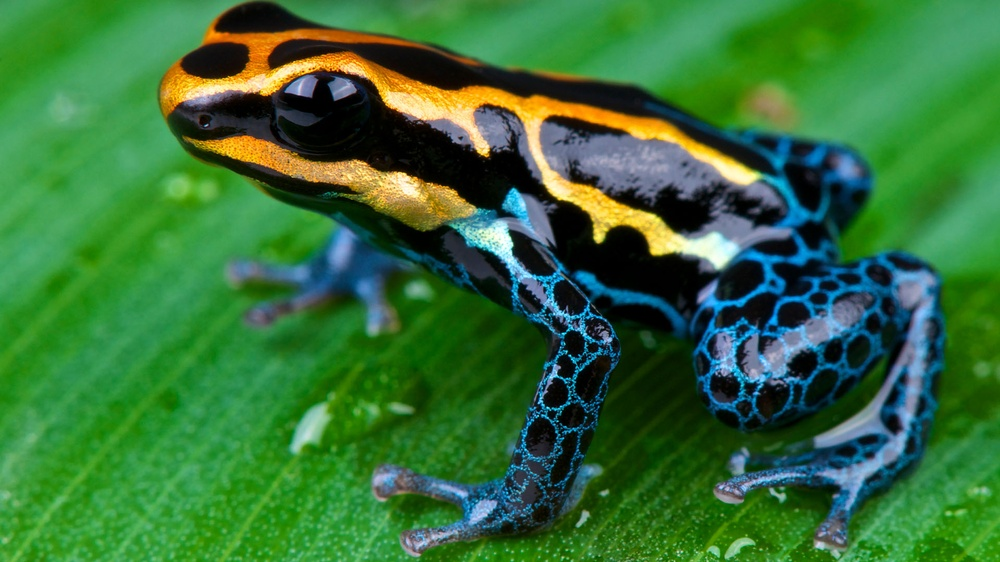
#> input picture inputImage/frog.jpg, 1000 x 562 px, shrunk from 1920 x 1080 before the run
$ python question3.py
#> lines starting #> are read from the running program, lines starting #| are printed output that depends on the picture
import cv2

def rotate_image(image_path):
#> called with image_path = 'inputImage/frog.jpg'
    img = cv2.imread(image_path)
#> img is the input picture: shape (562, 1000, 3); mean B, G, R 56.8, 112.7, 53.4
    rows, cols = img.shape[:2]
#> rows = 562; cols = 1000

    # Rotate by 45 degrees
    M_45 = cv2.getRotationMatrix2D((cols/2, rows/2), 45, 1)
    rotated_45 = cv2.warpAffine(img, M_45, (cols, rows))
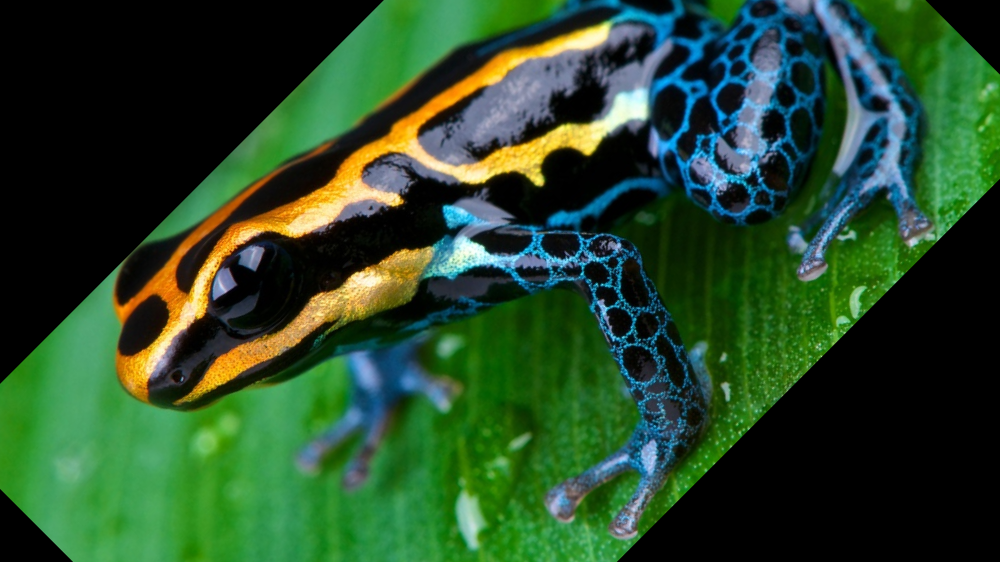
#> rotated_45: shape (562, 1000, 3); mean B, G, R 41.8, 73.4, 39.6
    cv2.imwrite("outputImages/rotated_45.jpg", rotated_45)

    # Rotate by 90 degrees
    rotated_90 = cv2.rotate(img, cv2.ROTATE_90_CLOCKWISE)
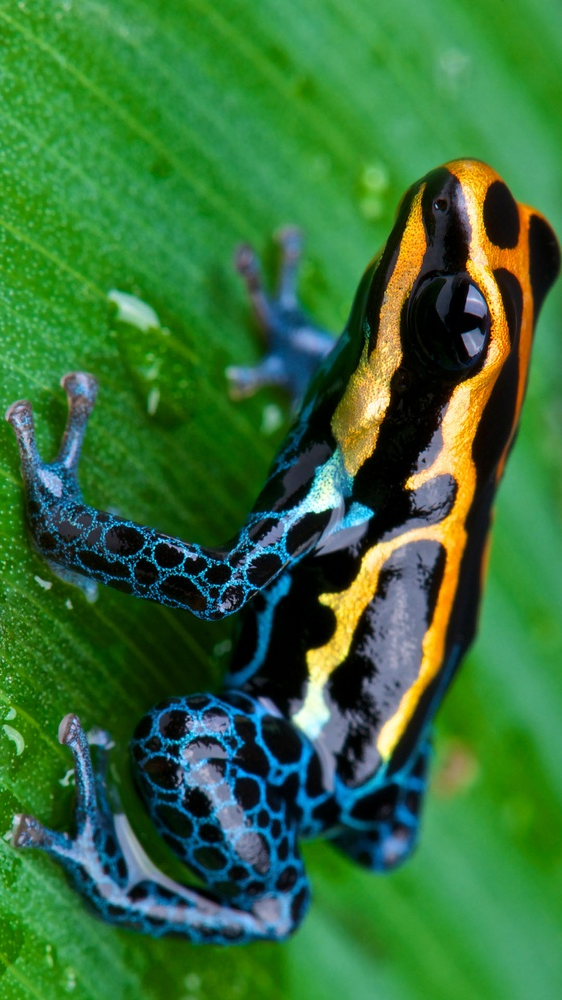
#> rotated_90: shape (1000, 562, 3); mean B, G, R 56.8, 112.7, 53.4
    cv2.imwrite("outputImages/rotated_90.jpg", rotated_90)

rotate_image("inputImage/frog.jpg")

$ run again, with inputImage/dog.jpg copied over inputImage/frog.jpg
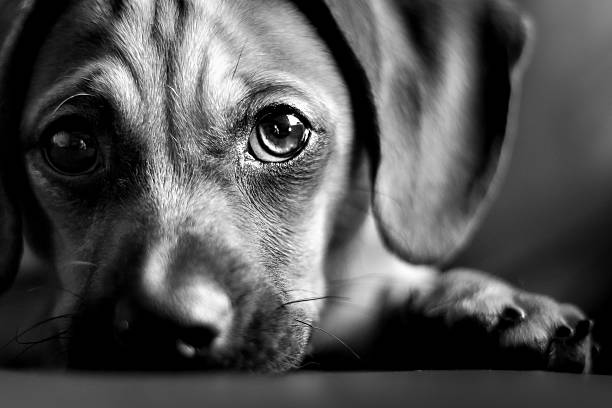
#> input picture inputImage/dog.jpg, 612 x 408 px
#> in rotate_image, img is the input picture: shape (408, 612, 3); min 0, max 255, mean 82
#> in rotate_image, `rotated_45 = cv2.warpAffine(img, M_45, (cols, rows))`:
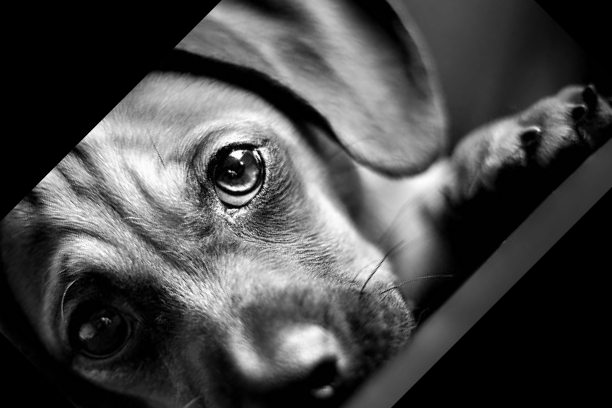
#> rotated_45: shape (408, 612, 3); min 0, max 255, mean 70.7
#> in rotate_image, `rotated_90 = cv2.rotate(img, cv2.ROTATE_90_CLOCKWISE)`:
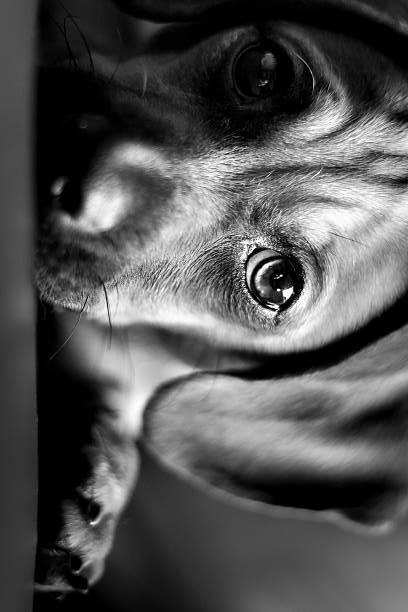
#> rotated_90: shape (612, 408, 3); min 0, max 255, mean 82

$ run again, with inputImage/image.png saved as inputImage/frog.jpg
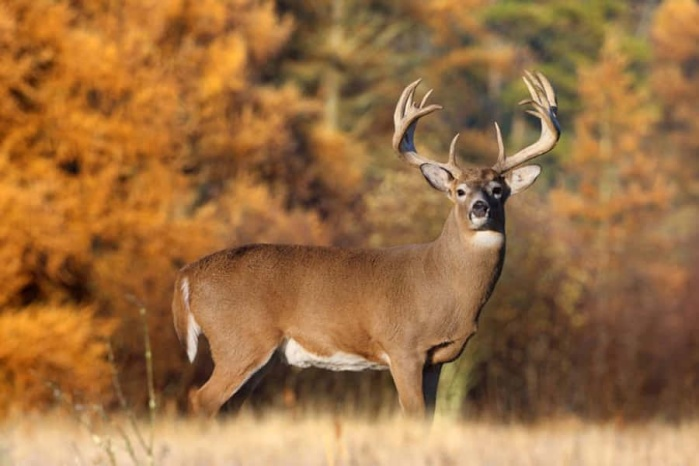
#> input picture inputImage/image.png, 699 x 466 px
#> in rotate_image, img is the input picture: shape (466, 699, 3); mean B, G, R 66.4, 111.6, 156.2
#> in rotate_image, `rotated_45 = cv2.warpAffine(img, M_45, (cols, rows))`:
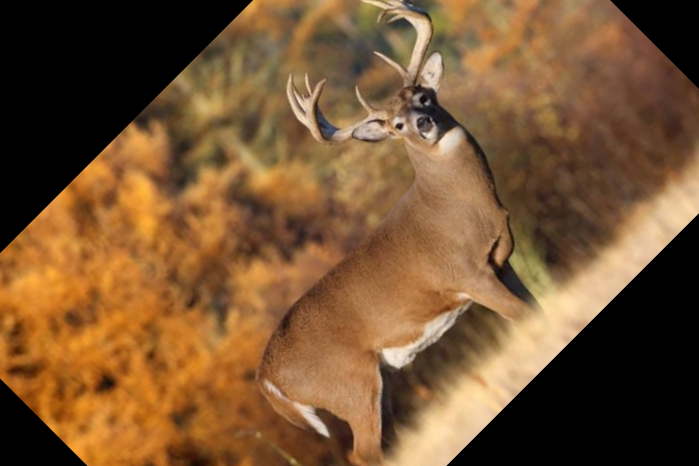
#> rotated_45: shape (466, 699, 3); mean B, G, R 50.6, 84.4, 119.1
#> in rotate_image, `rotated_90 = cv2.rotate(img, cv2.ROTATE_90_CLOCKWISE)`:
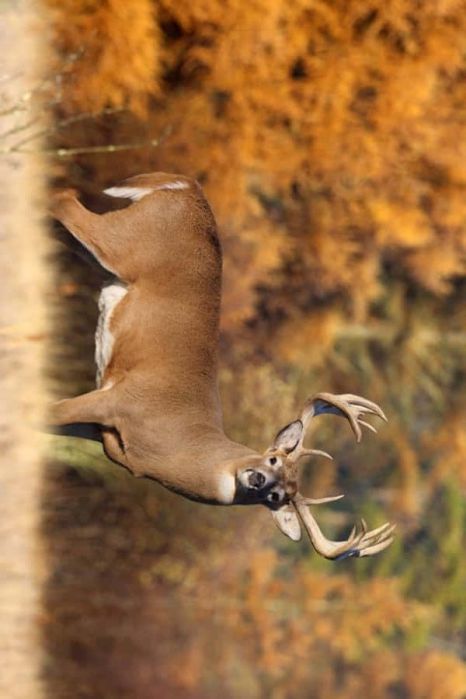
#> rotated_90: shape (699, 466, 3); mean B, G, R 66.4, 111.6, 156.2
